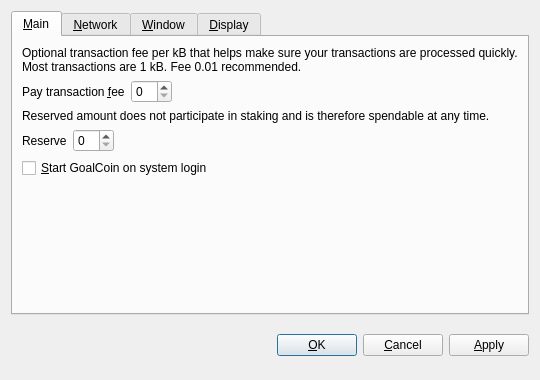
<?xml version="1.0" encoding="UTF-8"?>
<ui version="4.0">
 <class>OptionsDialog</class>
 <widget class="QDialog" name="OptionsDialog">
  <property name="geometry">
   <rect>
    <x>0</x>
    <y>0</y>
    <width>540</width>
    <height>380</height>
   </rect>
  </property>
  <property name="windowTitle">
   <string>Options</string>
  </property>
  <property name="modal">
   <bool>true</bool>
  </property>
  <layout class="QVBoxLayout" name="verticalLayout">
   <item>
    <widget class="QTabWidget" name="tabWidget">
     <property name="tabPosition">
      <enum>QTabWidget::North</enum>
     </property>
     <property name="currentIndex">
      <number>0</number>
     </property>
     <widget class="QWidget" name="tabMain">
      <attribute name="title">
       <string>&amp;Main</string>
      </attribute>
      <layout class="QVBoxLayout" name="verticalLayout_Main">
       <item>
        <widget class="QLabel" name="transactionFeeInfoLabel">
         <property name="text">
          <string>Optional transaction fee per kB that helps make sure your transactions are processed quickly. Most transactions are 1 kB. Fee 0.01 recommended.</string>
         </property>
         <property name="textFormat">
          <enum>Qt::PlainText</enum>
         </property>
         <property name="wordWrap">
          <bool>true</bool>
         </property>
        </widget>
       </item>
       <item>
        <layout class="QHBoxLayout" name="horizontalLayoutFee">
         <item>
          <widget class="QLabel" name="transactionFeeLabel">
           <property name="text">
            <string>Pay transaction &amp;fee</string>
           </property>
           <property name="textFormat">
            <enum>Qt::PlainText</enum>
           </property>
           <property name="buddy">
            <cstring>transactionFee</cstring>
           </property>
          </widget>
         </item>
         <item>
          <widget class="BitcoinAmountField" name="transactionFee"/>
         </item>
         <item>
          <spacer name="horizontalSpacerFee">
           <property name="orientation">
            <enum>Qt::Horizontal</enum>
           </property>
           <property name="sizeHint" stdset="0">
            <size>
             <width>40</width>
             <height>20</height>
            </size>
           </property>
          </spacer>
         </item>
        </layout>
       </item>
       <item>
        <widget class="QLabel" name="reserveBalanceInfoLabel">
         <property name="text">
          <string>Reserved amount does not participate in staking and is therefore spendable at any time.</string>
         </property>
         <property name="textFormat">
          <enum>Qt::PlainText</enum>
         </property>
         <property name="wordWrap">
          <bool>true</bool>
         </property>
        </widget>
       </item>
       <item>
        <layout class="QHBoxLayout" name="horizontalLayoutReserveBalance">
         <item>
          <widget class="QLabel" name="reserveBalanceLabel">
           <property name="text">
            <string>Reserve</string>
           </property>
           <property name="textFormat">
            <enum>Qt::PlainText</enum>
           </property>
           <property name="buddy">
            <cstring>reserveBalance</cstring>
           </property>
          </widget>
         </item>
         <item>
          <widget class="BitcoinAmountField" name="reserveBalance"/>
         </item>
         <item>
          <spacer name="horizontalSpacerReserveBalance">
           <property name="orientation">
            <enum>Qt::Horizontal</enum>
           </property>
           <property name="sizeHint" stdset="0">
            <size>
             <width>40</width>
             <height>20</height>
            </size>
           </property>
          </spacer>
         </item>
        </layout>
       </item>
       <item>
        <widget class="QCheckBox" name="bitcoinAtStartup">
         <property name="toolTip">
          <string>Automatically start GoalCoin after logging in to the system.</string>
         </property>
         <property name="text">
          <string>&amp;Start GoalCoin on system login</string>
         </property>
        </widget>
       </item>
       <item>
        <spacer name="verticalSpacer_Main">
         <property name="orientation">
          <enum>Qt::Vertical</enum>
         </property>
         <property name="sizeHint" stdset="0">
          <size>
           <width>20</width>
           <height>40</height>
          </size>
         </property>
        </spacer>
       </item>
      </layout>
     </widget>
     <widget class="QWidget" name="tabNetwork">
      <attribute name="title">
       <string>&amp;Network</string>
      </attribute>
      <layout class="QVBoxLayout" name="verticalLayout_Network">
       <item>
        <widget class="QCheckBox" name="mapPortUpnp">
         <property name="toolTip">
          <string>Automatically open the GoalCoin client port on the router. This only works when your router supports UPnP and it is enabled.</string>
         </property>
         <property name="text">
          <string>Map port using &amp;UPnP</string>
         </property>
        </widget>
       </item>
       <item>
        <widget class="QCheckBox" name="connectSocks">
         <property name="toolTip">
          <string>Connect to the GoalCoin network through a SOCKS proxy (e.g. when connecting through Tor).</string>
         </property>
         <property name="text">
          <string>&amp;Connect through SOCKS proxy:</string>
         </property>
        </widget>
       </item>
       <item>
        <layout class="QHBoxLayout" name="horizontalLayout_Network">
         <item>
          <widget class="QLabel" name="proxyIpLabel">
           <property name="text">
            <string>Proxy &amp;IP:</string>
           </property>
           <property name="textFormat">
            <enum>Qt::PlainText</enum>
           </property>
           <property name="buddy">
            <cstring>proxyIp</cstring>
           </property>
          </widget>
         </item>
         <item>
          <widget class="QValidatedLineEdit" name="proxyIp">
           <property name="maximumSize">
            <size>
             <width>140</width>
             <height>16777215</height>
            </size>
           </property>
           <property name="toolTip">
            <string>IP address of the proxy (e.g. 127.0.0.1)</string>
           </property>
          </widget>
         </item>
         <item>
          <widget class="QLabel" name="proxyPortLabel">
           <property name="text">
            <string>&amp;Port:</string>
           </property>
           <property name="textFormat">
            <enum>Qt::PlainText</enum>
           </property>
           <property name="buddy">
            <cstring>proxyPort</cstring>
           </property>
          </widget>
         </item>
         <item>
          <widget class="QLineEdit" name="proxyPort">
           <property name="maximumSize">
            <size>
             <width>55</width>
             <height>16777215</height>
            </size>
           </property>
           <property name="toolTip">
            <string>Port of the proxy (e.g. 9050)</string>
           </property>
          </widget>
         </item>
         <item>
          <widget class="QLabel" name="socksVersionLabel">
           <property name="text">
            <string>SOCKS &amp;Version:</string>
           </property>
           <property name="textFormat">
            <enum>Qt::PlainText</enum>
           </property>
           <property name="buddy">
            <cstring>socksVersion</cstring>
           </property>
          </widget>
         </item>
         <item>
          <widget class="QValueComboBox" name="socksVersion">
           <property name="toolTip">
            <string>SOCKS version of the proxy (e.g. 5)</string>
           </property>
          </widget>
         </item>
         <item>
          <spacer name="horizontalSpacer_Network">
           <property name="orientation">
            <enum>Qt::Horizontal</enum>
           </property>
           <property name="sizeHint" stdset="0">
            <size>
             <width>40</width>
             <height>20</height>
            </size>
           </property>
          </spacer>
         </item>
        </layout>
       </item>
       <item>
        <spacer name="verticalSpacer_Network">
         <property name="orientation">
          <enum>Qt::Vertical</enum>
         </property>
         <property name="sizeHint" stdset="0">
          <size>
           <width>20</width>
           <height>40</height>
          </size>
         </property>
        </spacer>
       </item>
      </layout>
     </widget>
     <widget class="QWidget" name="tabWindow">
      <attribute name="title">
       <string>&amp;Window</string>
      </attribute>
      <layout class="QVBoxLayout" name="verticalLayout_Window">
       <item>
        <widget class="QCheckBox" name="minimizeToTray">
         <property name="toolTip">
          <string>Show only a tray icon after minimizing the window.</string>
         </property>
         <property name="text">
          <string>&amp;Minimize to the tray instead of the taskbar</string>
         </property>
        </widget>
       </item>
       <item>
        <widget class="QCheckBox" name="minimizeOnClose">
         <property name="toolTip">
          <string>Minimize instead of exit the application when the window is closed. When this option is enabled, the application will be closed only after selecting Quit in the menu.</string>
         </property>
         <property name="text">
          <string>M&amp;inimize on close</string>
         </property>
        </widget>
       </item>
       <item>
        <spacer name="verticalSpacer_Window">
         <property name="orientation">
          <enum>Qt::Vertical</enum>
         </property>
         <property name="sizeHint" stdset="0">
          <size>
           <width>20</width>
           <height>40</height>
          </size>
         </property>
        </spacer>
       </item>
      </layout>
     </widget>
     <widget class="QWidget" name="tabDisplay">
      <attribute name="title">
       <string>&amp;Display</string>
      </attribute>
      <layout class="QVBoxLayout" name="verticalLayout_Display">
       <item>
        <layout class="QHBoxLayout" name="horizontalLayout_1_Display">
         <item>
          <widget class="QLabel" name="langLabel">
           <property name="text">
            <string>User Interface &amp;language:</string>
           </property>
           <property name="textFormat">
            <enum>Qt::PlainText</enum>
           </property>
           <property name="buddy">
            <cstring>lang</cstring>
           </property>
          </widget>
         </item>
         <item>
          <widget class="QValueComboBox" name="lang">
           <property name="toolTip">
            <string>The user interface language can be set here. This setting will take effect after restarting GoalCoin.</string>
           </property>
          </widget>
         </item>
        </layout>
       </item>
       <item>
        <layout class="QHBoxLayout" name="horizontalLayout_2_Display">
         <item>
          <widget class="QLabel" name="unitLabel">
           <property name="text">
            <string>&amp;Unit to show amounts in:</string>
           </property>
           <property name="textFormat">
            <enum>Qt::PlainText</enum>
           </property>
           <property name="buddy">
            <cstring>unit</cstring>
           </property>
          </widget>
         </item>
         <item>
          <widget class="QValueComboBox" name="unit">
           <property name="toolTip">
            <string>Choose the default subdivision unit to show in the interface and when sending coins.</string>
           </property>
          </widget>
         </item>
        </layout>
       </item>
       <item>
        <widget class="QCheckBox" name="displayAddresses">
         <property name="toolTip">
          <string>Whether to show GoalCoin addresses in the transaction list or not.</string>
         </property>
         <property name="text">
          <string>&amp;Display addresses in transaction list</string>
         </property>
        </widget>
       </item>
       <item>
        <widget class="QCheckBox" name="coinControlFeatures">
         <property name="toolTip">
          <string>Whether to show coin control features or not.</string>
         </property>
         <property name="text">
          <string>Display coin &amp;control features (experts only!)</string>
         </property>
        </widget>
       </item>
       <item>
        <spacer name="verticalSpacer_Display">
         <property name="orientation">
          <enum>Qt::Vertical</enum>
         </property>
         <property name="sizeHint" stdset="0">
          <size>
           <width>20</width>
           <height>40</height>
          </size>
         </property>
        </spacer>
       </item>
      </layout>
     </widget>
    </widget>
   </item>
   <item>
    <layout class="QHBoxLayout" name="horizontalLayout_Buttons">
     <item>
      <spacer name="horizontalSpacer_1">
       <property name="orientation">
        <enum>Qt::Horizontal</enum>
       </property>
       <property name="sizeHint" stdset="0">
        <size>
         <width>40</width>
         <height>48</height>
        </size>
       </property>
      </spacer>
     </item>
     <item>
      <widget class="QLabel" name="statusLabel">
       <property name="font">
        <font>
         <weight>75</weight>
         <bold>true</bold>
        </font>
       </property>
       <property name="text">
        <string/>
       </property>
       <property name="textFormat">
        <enum>Qt::PlainText</enum>
       </property>
       <property name="wordWrap">
        <bool>true</bool>
       </property>
      </widget>
     </item>
     <item>
      <spacer name="horizontalSpacer_2">
       <property name="orientation">
        <enum>Qt::Horizontal</enum>
       </property>
       <property name="sizeHint" stdset="0">
        <size>
         <width>40</width>
         <height>48</height>
        </size>
       </property>
      </spacer>
     </item>
     <item>
      <widget class="QPushButton" name="okButton">
       <property name="text">
        <string>&amp;OK</string>
       </property>
      </widget>
     </item>
     <item>
      <widget class="QPushButton" name="cancelButton">
       <property name="text">
        <string>&amp;Cancel</string>
       </property>
       <property name="autoDefault">
        <bool>false</bool>
       </property>
      </widget>
     </item>
     <item>
      <widget class="QPushButton" name="applyButton">
       <property name="text">
        <string>&amp;Apply</string>
       </property>
       <property name="autoDefault">
        <bool>false</bool>
       </property>
      </widget>
     </item>
    </layout>
   </item>
  </layout>
 </widget>
 <customwidgets>
  <customwidget>
   <class>BitcoinAmountField</class>
   <extends>QSpinBox</extends>
   <header>bitcoinamountfield.h</header>
  </customwidget>
  <customwidget>
   <class>QValueComboBox</class>
   <extends>QComboBox</extends>
   <header>qvaluecombobox.h</header>
  </customwidget>
  <customwidget>
   <class>QValidatedLineEdit</class>
   <extends>QLineEdit</extends>
   <header>qvalidatedlineedit.h</header>
  </customwidget>
 </customwidgets>
 <resources/>
 <connections/>
</ui>
